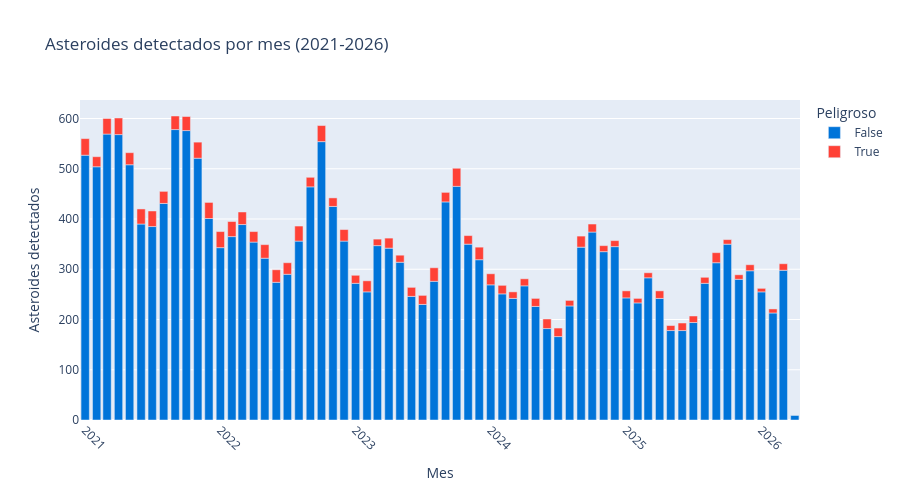

The code cell stored with this chart in its notebook:
### Markdown cell above
### Timeline de asteroides detectados por mes

### Code cell
df['close_approach_date'] = pd.to_datetime(df['close_approach_date'])
df['year_month'] = df['close_approach_date'].dt.to_period('M').astype(str)

timeline = df.groupby(['year_month', 'is_potentially_hazardous']).size().reset_index(name='count')

fig = px.bar(
    timeline,
    x='year_month',
    y='count',
    color='is_potentially_hazardous',
    color_discrete_map={True: '#FF4136', False: '#0074D9'},
    labels={
        'year_month': 'Mes',
        'count': 'Asteroides detectados',
        'is_potentially_hazardous': 'Peligroso'
    },
    title='Asteroides detectados por mes (2021-2026)'
)

fig.update_layout(height=500, xaxis_tickangle=45)
fig.show()

### Figure 1 — Plotly figure (JSON) as saved in the notebook; plotly's stock layout.template omitted (floating-point values rounded to 4 significant figures)
{"data": [{"hovertemplate": "Peligroso=False<br>Mes=%{x}<br>Asteroides detectados=%{y}<extra></extra>", "legendgroup": "False", "marker": {"color": "#0074D9", "pattern": {"shape": ""}}, "name": "False", "orientation": "v", "showlegend": true, "textposition": "auto", "type": "bar", "x": ["2021-01", "2021-02", "2021-03", "2021-04", "2021-05", "2021-06", "2021-07", "2021-08", "2021-09", "2021-10", "2021-11", "2021-12", "2022-01", "2022-02", "2022-03", "2022-04", "2022-05", "2022-06", "2022-07", "2022-08", "2022-09", "2022-10", "2022-11", "2022-12", "2023-01", "2023-02", "2023-03", "2023-04", "2023-05", "2023-06", "2023-07", "2023-08", "2023-09", "2023-10", "2023-11", "2023-12", "2024-01", "2024-02", "2024-03", "2024-04", "2024-05", "2024-06", "2024-07", "2024-08", "2024-09", "2024-10", "2024-11", "2024-12", "2025-01", "2025-02", "2025-03", "2025-04", "2025-05", "2025-06", "2025-07", "2025-08", "2025-09", "2025-10", "2025-11", "2025-12", "2026-01", "2026-02", "2026-03", "2026-04"], "xaxis": "x", "y": [527, 504, 569, 568, 508, 390, 385, 431, 578, 576, 521, 401, 343, 365, 389, 354, 322, 274, 290, 356, 464, 554, 425, 356, 272, 255, 347, 342, 314, 246, 230, 276, 434, 465, 350, 319, 269, 251, 242, 267, 226, 182, 166, 227, 344, 374, 335, 345, 243, 233, 283, 242, 178, 178, 194, 272, 313, 350, 280, 297, 255, 213, 298, 9], "yaxis": "y"}, {"hovertemplate": "Peligroso=True<br>Mes=%{x}<br>Asteroides detectados=%{y}<extra></extra>", "legendgroup": "True", "marker": {"color": "#FF4136", "pattern": {"shape": ""}}, "name": "True", "orientation": "v", "showlegend": true, "textposition": "auto", "type": "bar", "x": ["2021-01", "2021-02", "2021-03", "2021-04", "2021-05", "2021-06", "2021-07", "2021-08", "2021-09", "2021-10", "2021-11", "2021-12", "2022-01", "2022-02", "2022-03", "2022-04", "2022-05", "2022-06", "2022-07", "2022-08", "2022-09", "2022-10", "2022-11", "2022-12", "2023-01", "2023-02", "2023-03", "2023-04", "2023-05", "2023-06", "2023-07", "2023-08", "2023-09", "2023-10", "2023-11", "2023-12", "2024-01", "2024-02", "2024-03", "2024-04", "2024-05", "2024-06", "2024-07", "2024-08", "2024-09", "2024-10", "2024-11", "2024-12", "2025-01", "2025-02", "2025-03", "2025-04", "2025-05", "2025-06", "2025-07", "2025-08", "2025-09", "2025-10", "2025-11", "2025-12", "2026-01", "2026-02", "2026-03"], "xaxis": "x", "y": [33, 20, 31, 33, 24, 30, 31, 24, 27, 28, 32, 32, 32, 30, 25, 21, 27, 25, 23, 30, 19, 32, 17, 23, 16, 22, 13, 20, 14, 18, 18, 27, 19, 36, 17, 25, 22, 17, 13, 14, 16, 19, 17, 11, 22, 16, 12, 12, 14, 9, 10, 15, 10, 15, 13, 12, 20, 9, 9, 12, 7, 8, 13], "yaxis": "y"}], "layout": {"barmode": "relative", "height": 500, "legend": {"title": {"text": "Peligroso"}, "tracegroupgap": 0}, "title": {"text": "Asteroides detectados por mes (2021-2026)"}, "xaxis": {"anchor": "y", "domain": [0, 1], "tickangle": 45, "title": {"text": "Mes"}}, "yaxis": {"anchor": "x", "domain": [0, 1], "title": {"text": "Asteroides detectados"}}}}
